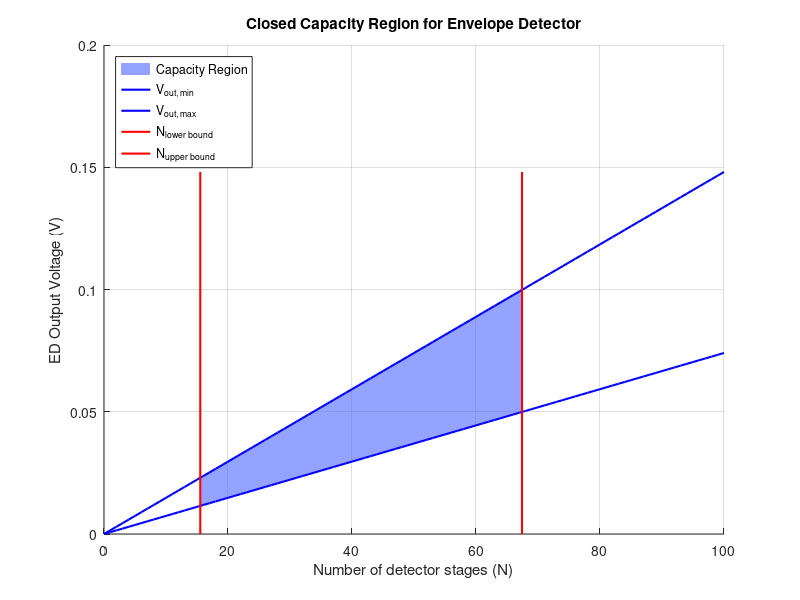

Here is the MATLAB script that generated this plot:
% -------------------------------------------------------------------------

% This script computes the closed capacity region for an envelope detector.

% The idea here is to bound all of the possible ED output voltage vs. # stages (N)
% into a closed region. This is useful for design automation of EDs. The
% idea is that if we write an optimization algorithm to design the optimal
% ED given a set of input parameters, the search space for the optimum ED
% will be closed, making it possible to find a global optimum ED.

% -------------------------------------------------------------------------

% Set simulation parameters

% RF parameters
RS = 7.7; % Source / antenna resistance
P_RF = 0.001e-6; % RX RF Power
BER = 0.01; % Desired BER
BW_BB = 1e3; % Baseband signal BW in Hz

% Passive voltage gain from matching
Av = 100; % In linear units

% Detector Parameters
RD = 1e6; % Diode resistance (Ohms)
CC = 50e-15; % Coupling capacitance (F)

% Device parameters
n = 1.5; % Subthreshold slope constant (between 1 and 2)
Vt = 26e-3; % Thermal voltage
k = 1.3e-23; % Boltzmann's constant
T = 293; % Room temperature (K)

% -------------------------------------------------------------------------

% Set all of the bounds on the capacity region for ED output voltage vs. # of stages (N)

% Compute the upper bound for the number of allowed stages in the ED
r = 8 / (2.2 * RD * CC * BW_BB);
discriminant = sqrt(1 + r);
N_UPPER_BOUND = 0.25 * discriminant;

% Compute the lower bound for the number of allowed stages in the ED
r_num = 16 * (n ^ 2) * (Vt ^ 2) * ((sqrt(2) + sqrt(pi)) ^ 2) * k * T;
r_den = pi * CC * (Av ^ 4) * (P_RF ^ 2) * (RS ^ 2);
r_upper = r_num / r_den;
r_ln_inner_sqrt = (sqrt((pi + 2) / pi) * BER * exp(1 / (pi + 2)) * 0.5) + 0.25;
r_ln_inner = (-2 + (4 * sqrt(r_ln_inner_sqrt))) * exp(-1 / (2 + pi)) * sqrt(pi / (2 + pi));
r_ln = (log(r_ln_inner)) ^ 2;
N_LOWER_BOUND = r_upper * r_ln;

% Compute upper and lower bounds for ED voltage as a function of N
n_limits = 1:1:2; % Subthreshold slope constant is between 1 and 2
k_limits = 1 ./ (2 .* n_limits * Vt); % Min and Max conversion gain
N_values = 0:1:100;
V_out_ED_MIN = (Av .^ 2) .* k_limits(2) .* N_values .* (P_RF * RS);
V_out_ED_MAX = (Av .^ 2) .* k_limits(1) .* N_values .* (P_RF * RS);

% Sanity check: if N_LOWER_BOUND > N_UPPER_BOUND, this indicates that the
% given RF parameters make it impossible to design an ED that meets the
% desired BER requirement.
if N_LOWER_BOUND > N_UPPER_BOUND
    fprintf("No ED exists for the presented BER requirement given the current simulation conditions.\n")
end

% Plot the capacity region
if N_LOWER_BOUND < N_UPPER_BOUND
    y_limits = [min(V_out_ED_MIN), max(V_out_ED_MAX)];
    figure; hold on
    
    % --- Highlight the parallelogram first (darker + more opaque)
    x_par = [N_LOWER_BOUND, N_UPPER_BOUND, N_UPPER_BOUND, N_LOWER_BOUND];
    y_par = [ ...
        (Av^2) * k_limits(2) * N_LOWER_BOUND * (P_RF * RS), ... % bottom-left
        (Av^2) * k_limits(2) * N_UPPER_BOUND * (P_RF * RS), ... % bottom-right
        (Av^2) * k_limits(1) * N_UPPER_BOUND * (P_RF * RS), ... % top-right
        (Av^2) * k_limits(1) * N_LOWER_BOUND * (P_RF * RS) ...  % top-left
    ];
    fill(x_par, y_par, [0.3 0.4 1], 'FaceAlpha', 0.6, 'EdgeColor', 'none')
    
    % --- Then draw boundary lines on top
    plot(N_values, V_out_ED_MIN, 'b', 'LineWidth', 1.5)
    plot(N_values, V_out_ED_MAX, 'b', 'LineWidth', 1.5)
    plot([N_LOWER_BOUND N_LOWER_BOUND], y_limits, 'r', 'LineWidth', 1.5)
    plot([N_UPPER_BOUND N_UPPER_BOUND], y_limits, 'r', 'LineWidth', 1.5)
    
    xlabel("Number of detector stages (N)")
    ylabel("ED Output Voltage (V)")
    title("Closed Capacity Region for Envelope Detector")
    legend("Capacity Region", "V_{out, min}", "V_{out, max}", "N_{lower bound}", "N_{upper bound}", 'Location', 'northwest')
    grid on
    hold off
end

% -------------------------------------------------------------------------

% Select the optimum N
N_opt = (N_LOWER_BOUND + N_UPPER_BOUND) / 2;
fprintf("The optimum number of stages for the given detector criteria is: %0i\n\n", floor(N_opt))

% Summarize design criteria
fprintf("Design criteria summary:\n")
fprintf("Expected RF Input Power (W): %0i\n", P_RF)
fprintf("Desired Bit Rate (Hz): %0i\n", BW_BB)
fprintf("Desired Bit error rate (%%): %0f\n", BER * 100)
